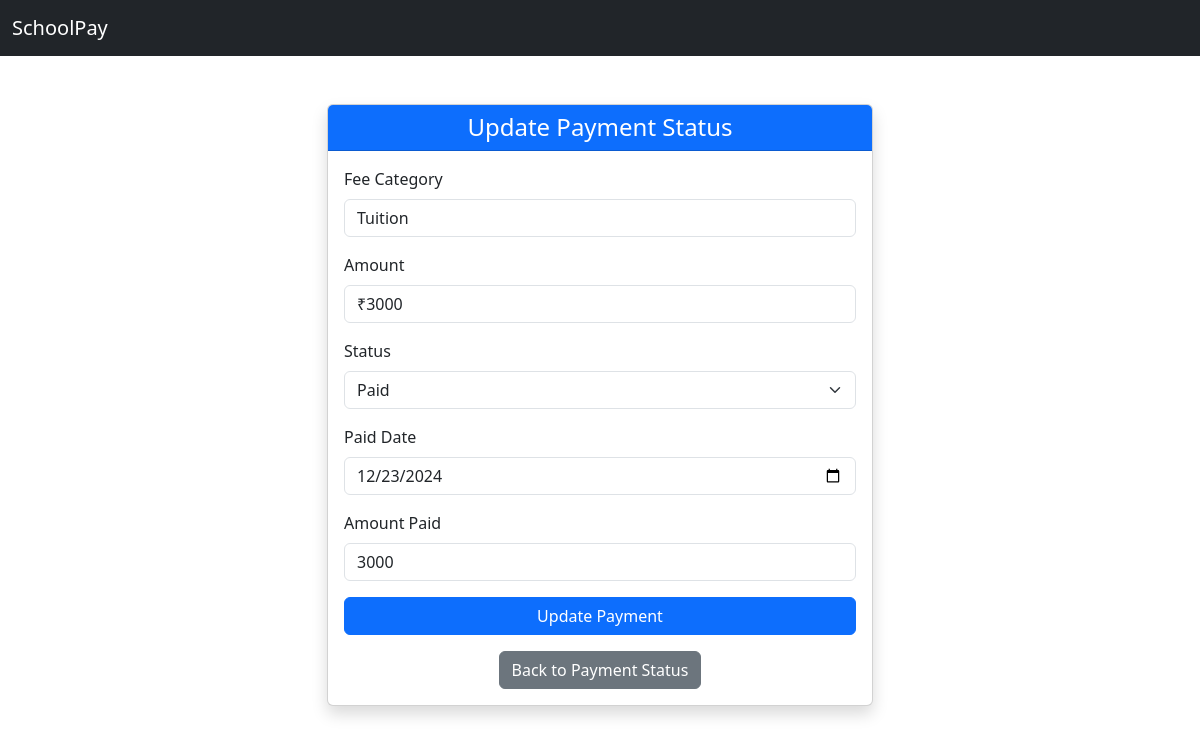
Screenshot of /fees/update/1/ (signed in) with the database file from the repository.
### app/models.py (models this page shows, shortened)
class StudentFees(models.Model):
    student = models.ForeignKey(Student, on_delete=models.CASCADE)
    fee_category = models.ForeignKey(FeeCategory, on_delete=models.CASCADE)
    status = models.CharField(max_length=10, default='Due')
    due_date = models.DateField()
    paid_date = models.DateField(null=True, blank=True)
    amount_paid = models.IntegerField(default=0)

class FeeCategory(models.Model):
    name = models.CharField(max_length=100)
    fee_type = models.CharField(max_length=20)
    amount = models.IntegerField()

### app/views.py (the view, shortened to what this page needs)
# urls.py: path('fees/update/<int:id>/', views.update_payment_status),
def update_payment_status(request, id):
    if 'admin_id' not in request.session:
        return redirect('/')
    student_fee = StudentFees.objects.get(id=id)
    return render(request, 'update_payment_status.html', {'student_fee': student_fee})

### Templates/update_payment_status.html (shortened to what this page needs)
<!DOCTYPE html>
<html lang="en">
<head>
    <link href="https://cdn.jsdelivr.net/npm/bootstrap@5.3.3/dist/css/bootstrap.min.css" rel="stylesheet">
</head>
<body>
    <nav class="navbar navbar-expand-lg navbar-dark bg-dark">
        <div class="container-fluid">
            <a class="navbar-brand" href="#">SchoolPay</a>
        </div>
    </nav>
    <div class="container mt-5">
        <div class="row">
            <div class="col-md-6 offset-md-3">
                <div class="card shadow">
                    <div class="card-header bg-primary text-white">
                        <h4 class="text-center mb-0">Update Payment Status</h4>
                    </div>
                    <div class="card-body">
                        <form method="post">
                            <div class="mb-3">
                                <label class="form-label">Fee Category</label>
                                <input type="text" class="form-control" value="{{ student_fee.fee_category.name }}" readonly>
                            </div>
                            <div class="mb-3">
                                <label class="form-label">Amount</label>
                                <input type="text" class="form-control" value="₹{{ student_fee.fee_category.amount }}" readonly>
                            </div>
                            <div class="mb-3">
                                <label for="status" class="form-label">Status</label>
                                <select class="form-select" id="status" name="status" required>
                                    <option value="Paid" {% if student_fee.status == "Paid" %}selected{% endif %}>Paid</option>
                                </select>
                            </div>
                            <div class="mb-3">
                                <label for="paid_date" class="form-label">Paid Date</label>
                                <input type="date" class="form-control" id="paid_date" name="paid_date" value="{{ student_fee.paid_date|date:'Y-m-d' }}">
                            </div>
                            <div class="mb-3">
                                <label for="amount_paid" class="form-label">Amount Paid</label>
                                <input type="number" class="form-control" id="amount_paid" name="amount_paid" step="0.01" value="{{ student_fee.amount_paid }}">
                            </div>
                            <button type="submit" class="btn btn-primary w-100">Update Payment</button>
                        </form>
                        <div class="text-center mt-3">
                            <a href="/fees/student/{{ student_fee.student_id }}" class="btn btn-secondary">Back to Payment Status</a>
                        </div>
                    </div>
                </div>
            </div>
        </div>
    </div>
</body>
</html>

### rows the page displays
StudentFees: fee_category.name "Tuition", fee_category.amount "₹3000", status "Paid", paid_date "12/23/2024", amount_paid "3000"
